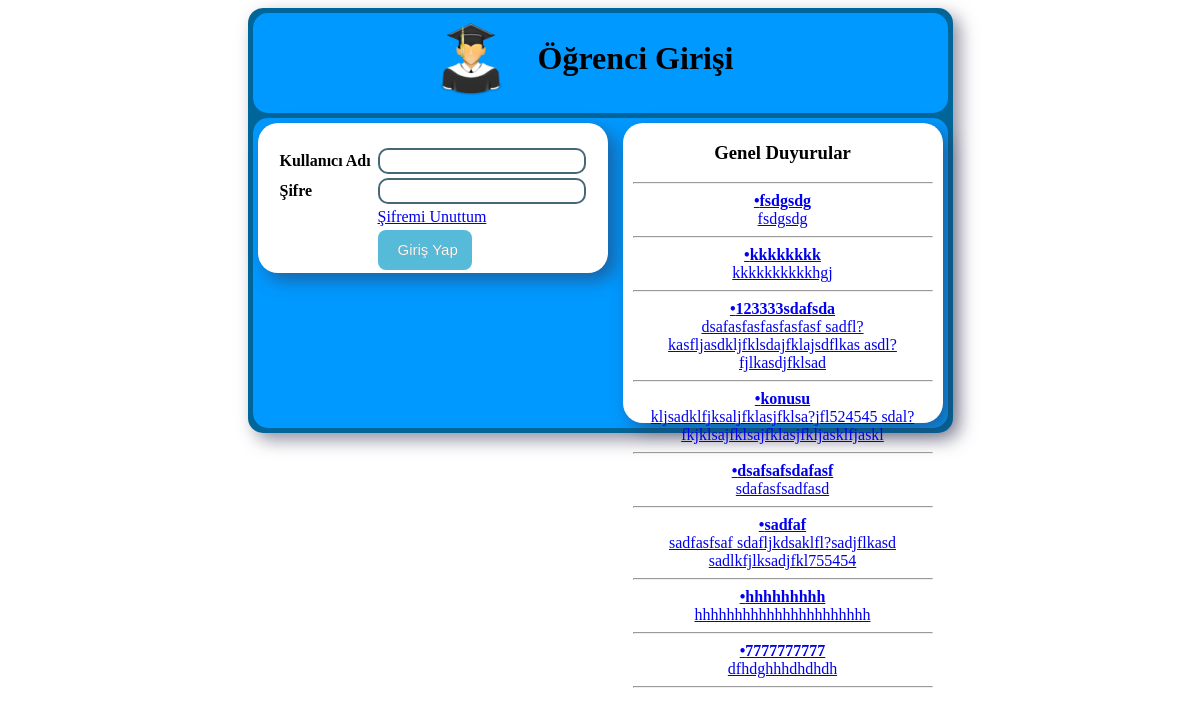
/ogrenciGiris.php, run on the app's committed database.
### tables this page shows
CREATE TABLE IF NOT EXISTS `idari_duyurular` (
  `id` int(11) NOT NULL AUTO_INCREMENT,
  `konu` text NOT NULL,
  `icerik` text NOT NULL,
  PRIMARY KEY (`id`)
);

### ogrenciGiris.php (the view, shortened to what this page needs)
<!DOCTYPE html PUBLIC "-//W3C//DTD XHTML 1.0 Transitional//EN" "http://www.w3.org/TR/xhtml1/DTD/xhtml1-transitional.dtd">
<html xmlns="http://www.w3.org/1999/xhtml">
<head>
<link href="ogrTasarim.css" rel="stylesheet" type="text/css" />
</head>
<body>
<div id="cerceveOgrForm">
  <div id="bannerOgrGiris">
  <table width="351" height="91" border="0" align="center">
    <tr>
      <td width="92" rowspan="3"><img src="icon/ogrenci.png" width="86" height="74" /></td>
      <td width="10">&nbsp;</td>
      <td width="235" rowspan="3"><h1>Öğrenci Girişi</h1></td>
    </tr>
    <tr>
      <td>&nbsp;</td>
      </tr>
    <tr>
      <td height="23">&nbsp;</td>
      </tr>
  </table></div>
  <div id="icerikOgrGiris">
    <div id="icerikSol">
    <form id="form1" name="form1" method="post" action="ogrenciGirisKontrol.php">
     <table width="312" height="113" border="0" align="center">
      <tr>
        <td width="98">&nbsp;</td>
        <td width="204">&nbsp;</td>
      </tr>
      <tr>
        <td><strong>Kullanıcı Adı</strong></td>
        <td>
          <input type="text" name="ogrKullaniciAdi" id="ogrKullaniciAdi" class="tb11"/>
       </td>
      </tr>
      <tr>
        <td><strong>Şifre</strong></td>
        <td><input type="password" name="ogrSifre" id="ogrSifre" class="tb11"/></td>
      </tr>
      <tr>
        <td>&nbsp;</td>
        <td>
          <a href="#">Şifremi Unuttum</a>
        </td>
      </tr>
      <tr>
        <td>&nbsp;</td>
        <td><input type="submit" name="ogrGirisButon" id="ogrGirisButon" value="Giriş Yap" class="myButton2"/> </td>
      </tr>
     </table>
    </form>
    </div>
    <div id="icerikSag">
      <div id="ogrGirisDuyuruBaslik">
        <h3><center>Genel Duyurular</h3><hr /><?php
	echo "<marquee direction='up' behavior='scroll'>";
		$duyuru=mysql_query("SELECT * FROM idari_duyurular");
	if(mysql_num_rows($duyuru)!=0){
		while($oku=mysql_fetch_assoc($duyuru)){
		echo "<a href='#'><b><center>•",$oku["konu"],"</b>","</br>",$oku["icerik"],"</a></center><hr>";
		}
	}
	else{
		echo "Duyuru bulunamadi!!";
	}
	echo "</marquee>";
		?>
      </div>
    </div>
  </div>
</div>
</body>
</html>

### ogrTasarim.css (style rules this page uses)
#cerceveOgrForm { height: auto; width: 700px; margin-right: auto; margin-left: auto; background-color: #069; border-radius: 15px; padding-top: 5px; padding-left: 5px; padding-bottom: 5px; -webkit-box-shadow: 7px 7px 17px 0px rgba(50, 50, 82, 0.53); -moz-box-shadow: 7px 7px 17px 0px rgba(50, 50, 82, 0.53); box-shadow: 7px 7px 17px 0px rgba(50, 50, 82, 0.53); }
#icerikSol { height: auto; width: 350px; float: left; background-color: #FFF; border-radius: 20px; margin: 5px; -webkit-box-shadow: 7px 7px 17px 0px rgba(50, 50, 82, 0.53); -moz-box-shadow: 7px 7px 17px 0px rgba(50, 50, 82, 0.53); box-shadow: 7px 7px 17px 0px rgba(50, 50, 82, 0.53); }
#ogrGirisDuyuruBaslik { height: 50px; width: 300px; margin-right: auto; margin-left: auto; }
#icerikSag { height: 300px; width: 320px; float: left; margin-left: 10px; background-color: #FFF; border-radius: 20px; margin-top: 5px; -webkit-box-shadow: 7px 7px 17px 0px rgba(50, 50, 82, 0.53); -moz-box-shadow: 7px 7px 17px 0px rgba(50, 50, 82, 0.53); box-shadow: 7px 7px 17px 0px rgba(50, 50, 82, 0.53); }
#bannerOgrGiris { background-color: #09F; height: 100px; width: 695px; border-radius: 15px; margin-right: auto; margin-left: auto; float: left; }
#icerikOgrGiris { background-color: #0099FF; height: auto; width: 695px; float: left; margin-top: 5px; border-radius: 15px; padding-bottom: 5px; padding-right: 0px; }
.tb11 { border: 2px solid #456879; border-radius: 10px; height: 20px; width: 200px; font-size: 18px; font-family: Verdana, Geneva, sans-serif; font-weight: bold; color: #03F; }
.myButton2 { background-image: -webkit-linear-gradient(top, #55BBD9, #55BBD9); background-image: -moz-linear-gradient(top, #55BBD9, #55BBD9); background-image: -ms-linear-gradient(top, #55BBD9, #55BBD9); background-image: -o-linear-gradient(top, #55BBD9, #55BBD9); background-image: linear-gradient(to bottom, #55BBD9, #55BBD9); -webkit-border-radius: 8; -moz-border-radius: 8; border-radius: 8px; text-shadow: 0px 0px 0px #666666; font-family: Arial; color: #ffffff; font-size: 15px; padding: 11px 14px 12px 20px; border: solid #1f628d 0px; font-style: normal; text-decoration: none; background-color: #55BBD9; }

### data on the page
idari_duyurular: konu "fsdgsdg", icerik "fsdgsdg"
idari_duyurular: konu "kkkkkkkk", icerik "kkkkkkkkkkhgj"
idari_duyurular: konu "123333sdafsda", icerik "dsafasfasfasfasfasf sadfl?kasfljasdkljfklsdajfklajsdflkas asdl?fjlkasdjfklsad"
idari_duyurular: konu "konusu", icerik "kljsadklfjksaljfklasjfklsa?jfl524545 sdal?fkjklsajfklsajfklasjfkljasklfjaskl"
idari_duyurular: konu "dsafsafsdafasf", icerik "sdafasfsadfasd"
idari_duyurular: konu "sadfaf", icerik "sadfasfsaf sdafljkdsaklfl?sadjflkasd sadlkfjlksadjfkl755454"
idari_duyurular: konu "hhhhhhhhh", icerik "hhhhhhhhhhhhhhhhhhhhhh"
idari_duyurular: konu "7777777777", icerik "dfhdghhhdhdhdh"
